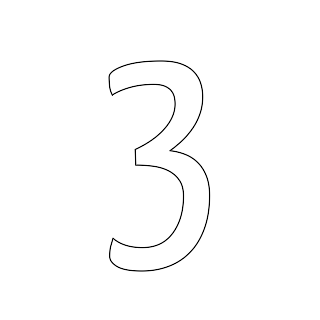
#> input picture img/3.png, 320 x 320 px; the run also reads 1 picture not shown here
$ python camera_overlay.py
#> lines starting #> are read from the running program, lines starting #| are printed output that depends on the picture
import picamera
from PIL import Image
from time import sleep

# Load images
img3 = Image.open('img/3.png')
#> img3 is the input picture: PIL image 320x320 RGBA; mean R, G, B, A 21.4, 21.4, 21.4, 23.3
img2 = Image.open('img/2.png')
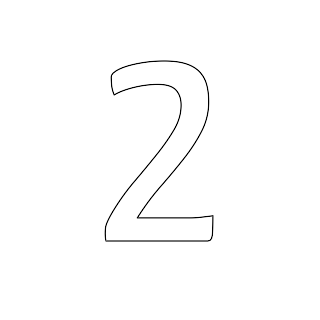
#> input picture img/2.png, 320 x 320 px
#> img2 is the input picture: PIL image 320x320 RGBA; mean R, G, B, A 20.7, 20.7, 20.7, 22.4
img1 = Image.open('img/1.png')
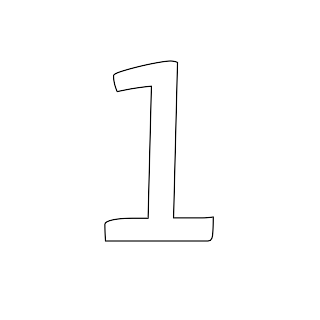
#> input picture img/1.png, 320 x 320 px
#> img1 is the input picture: PIL image 320x320 RGBA; mean R, G, B, A 17.5, 17.5, 17.5, 19.1
imgwhite = Image.open('img/white.png')

#> (the run stopped early here; a loop or call above may not have finished)
